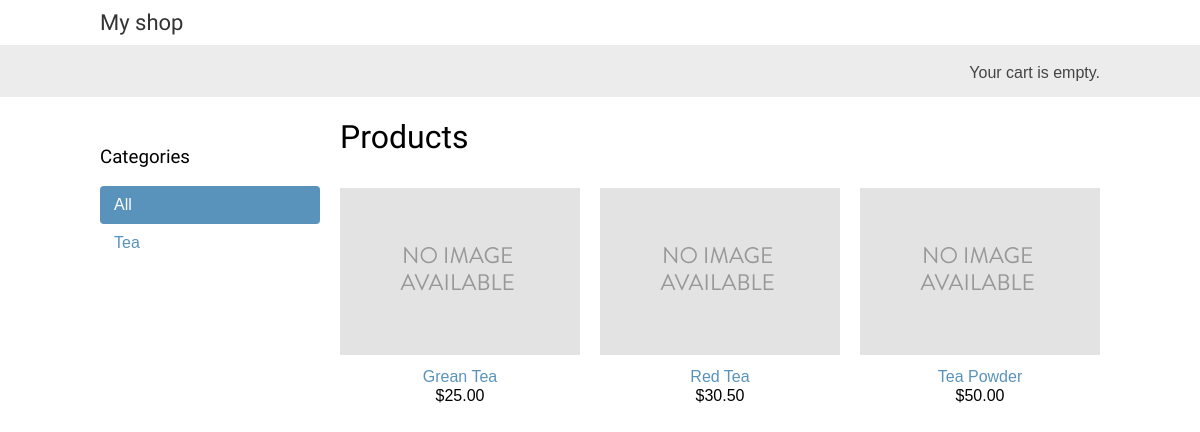
The page / on the database its author committed.
### shop/models.py (models this page shows, shortened)
class Category(models.Model):
    name = models.CharField(max_length=200)
    slug = models.SlugField(max_length=200, unique=True)
    class Meta:
        ordering = ['name']
        indexes = [models.Index(fields=['name']), ]
        verbose_name = 'category'
        verbose_name_plural = 'categories'
    def get_absolute_url(self):
        return reverse( 'shop:product_list_by_category', args=[self.slug] )

class Product(models.Model):
    category = models.ForeignKey(Category, related_name='products',
                                 on_delete=models.CASCADE)
    name = models.CharField(max_length=200)
    slug = models.SlugField(max_length=200)
    image = models.ImageField(upload_to='products/%Y/%m/%d', blank=True)
    description = models.TextField(blank=True)
    price = models.DecimalField(max_digits=10, decimal_places=2)
    available = models.BooleanField(default=True)
    created = models.DateTimeField(auto_now_add=True)
    updated = models.DateTimeField(auto_now=True)
    class Meta:
        ordering = ['name']
        indexes = [
            models.Index(fields=['name']),
            models.Index(fields=['-created']),
        ]
    def get_absolute_url(self):
        return reverse( 'shop:product_detail', args=[self.id, self.slug] )

### shop/views.py (the view)
# urls.py: path('', views.product_list, name='product_list'),
def product_list(request, category_slug=None):
    category = None
    categories = Category.objects.all()
    products = Product.objects.filter(available=True)
    if category_slug:
        category = get_object_or_404(Category, slug=category_slug)
        products = Product.objects.filter(category=category)
    return render(
        request, 'shop/product/list.html',
        {'category': category,
         'categories': categories,
         'products': products}
    )

### cart/cart.py (called while the page is built)
    def __len__(self):
        return sum(item['quantity'] for item in self.cart.values())

### cart/context_processors.py (called while the page is built)
def cart(request):
    return {'cart': Cart(request)}

### shop/templates/shop/product/list.html (shortened to what this page needs)
{% extends 'shop/base.html' %}
{% load static %}
{% block content %}
<div id="sidebar">
  <h3>Categories</h3>
  <ul>
    <li {% if not category %}class="selected" {% endif %}>
      <a href="{% url 'shop:product_list' %}">All</a>
    </li>
    {% for c in categories %}
      <li {% if category.slug == c.slug %}class="selected" {% endif %}>
        <a href="{{ c.get_absolute_url }}">{{ c.name }}</a>
      </li>
    {% endfor %}
  </ul>
</div>
<div id="main" class="product-list">
  <h1>
    {% if category %}
      {{ category.name }}
    {% else %}
      Products
    {% endif %}
  </h1>
  {% for product in products %}
    <div class="item">
      <a href="{{ product.get_absolute_url }}"> <img src="{% if product.image %}{{ product.image.url }}{% else %}{% static 'img/no_image.png' %}{% endif %}"></a>
      <a href="{{ product.get_absolute_url }}">{{ product.name }}</a> <br> ${{ product.price}}
    </div>
  {% endfor %}
</div>
{% endblock %}

### shop/static/css/base.css (style rules this page uses)
body { margin:0; padding:0; font-family:helvetica, sans-serif; }
h1, h2, h3, h4, h5 , h6 { font-family: 'Ubuntu', sans-serif; font-weight:normal; }
a { text-decoration:none; color:#5993bb; }
#sidebar { width:220px; padding:30px 20px 0 0; float:left; }
#sidebar ul { margin:0; padding:0; }
#sidebar ul li { margin:0; list-style:none; padding:10px 14px; }
#sidebar ul li a { display:block; }
#sidebar ul li.selected { background:#5993bb; border-radius:4px; }
#sidebar ul li.selected a { color:#fff; }
#main { float:left; width: 96%; margin-right:-220px; overflow:hidden; }
.product-list .item { width:25%; padding:10px 20px 10px 0; float:left; text-align:center; line-height:1.2; }
.product-list .item img { width:100%; margin-bottom:8px; }

### rows shown on the page
Category: name "Tea"
Product: name "Grean Tea", price "25.00"
Product: name "Red Tea", price "30.50"
Product: name "Tea Powder", price "50.00"
